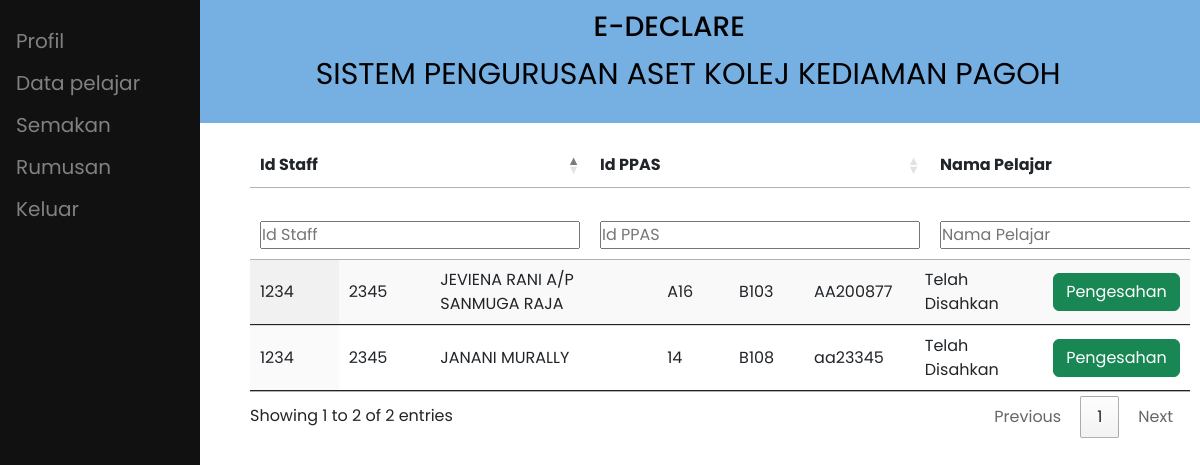
Screenshot of /ppas/penerimaan_ppas.php (signed in) with the database file from the repository.
### tables this page shows
CREATE TABLE `akuan` (
  `id_akuan` int(10) NOT NULL,
  `no_matrik` varchar(8) NOT NULL,
  `id_staff` int(10) DEFAULT NULL,
  `id_ppas` int(10) DEFAULT NULL,
  `lokasi` varchar(30) NOT NULL,
  `tarikh_akuan` date NOT NULL DEFAULT current_timestamp(),
  `status` varchar(255) NOT NULL DEFAULT '0',
  `tilam_catatan` varchar(50) NOT NULL,
  `tilam_status` varchar(255) NOT NULL,
  `katil_catatan` varchar(50) NOT NULL,
  `katil_status` varchar(255) NOT NULL,
  `almari_catatan` varchar(50) NOT NULL,
  `almari_status` varchar(255) NOT NULL,
  `kerusi_catatan` varchar(50) NOT NULL,
  `kerusi_status` varchar(255) NOT NULL,
  `mbbr_catatan` varchar(50) NOT NULL,
  `mbbr_status` varchar(255) NOT NULL,
  `no_kunci` varchar(255) DEFAULT NULL,
  `jenis_borang` varchar(255) NOT NULL,
  `kkp` varchar(255) NOT NULL,
  `disahkan` int(11) NOT NULL DEFAULT 0
);

CREATE TABLE `pelajar` (
  `no_matrik` varchar(8) NOT NULL,
  `nama_pelajar` varchar(50) NOT NULL,
  `email_pelajar` varchar(100) NOT NULL,
  `kata_laluan_p` varchar(100) NOT NULL,
  `sem_no` int(1) NOT NULL,
  `tahun` int(1) NOT NULL,
  `no_telefon_p` varchar(20) NOT NULL,
  `kkp` varchar(255) DEFAULT NULL,
  `aras` varchar(255) DEFAULT NULL,
  `no_rumah` varchar(255) DEFAULT NULL,
  `blok` varchar(255) DEFAULT NULL,
  `status` int(11) NOT NULL
);

### ppas/penerimaan_ppas.php (the view, shortened to what this page needs)
<?php
require "../conn.php";
$sql = "select KKP from ppas where id_ppas = '$_SESSION[id_ppas]'";
$result = $conn->query($sql);
if ($result->num_rows > 0) {
  while ($row = $result->fetch_assoc()) {
    $ppas_kkp = $row['KKP'];
  }
}
?>
<!DOCTYPE html>
<html lang="en">
<head>
  <link rel="stylesheet" href="../css/style.css">
  <link href='https://unpkg.com/boxicons@2.1.2/css/boxicons.min.css' rel='stylesheet'>
  <link href="https://cdn.jsdelivr.net/npm/bootstrap@5.2.0-beta1/dist/css/bootstrap.min.css" rel="stylesheet">
  <link rel="stylesheet" href="https://cdn.datatables.net/1.12.1/css/jquery.dataTables.min.css">
  <link rel="stylesheet" href="https://cdn.datatables.net/buttons/2.2.3/css/buttons.dataTables.min.css">
  <link rel="stylesheet" href="../css/penerimaan_penyelia.css">
</head>
<body>
  <div class="header">
    <h3>&nbsp;&nbsp;&nbsp;&nbsp;&nbsp;&nbsp;&nbsp;&nbsp;&nbsp;&nbsp;&nbsp;&nbsp;&nbsp;&nbsp;&nbsp;&nbsp;&nbsp;&nbsp;&nbsp;E-DECLARE</h3>
    <p>&nbsp;&nbsp;&nbsp;&nbsp;&nbsp;&nbsp;&nbsp;&nbsp;&nbsp;&nbsp;&nbsp;&nbsp;&nbsp;&nbsp;&nbsp;&nbsp;&nbsp;&nbsp;&nbsp;&nbsp;&nbsp;&nbsp;SISTEM PENGURUSAN ASET KOLEJ KEDIAMAN PAGOH</p>
  </div>
  <?php include 'ppas_sidenav.php' ?>
  <div class="content">
    <table id="example" class="display table" style="width:100%">
      <thead>
        <tr>
          <th>Id Staff</th>
          <th>Id PPAS</th>
          <th>Nama Pelajar</th>
        </tr>
      </thead>
      <tbody>
        <?php
        $sql = "SELECT *, akuan.disahkan as akuansah FROM AKUAN inner join pelajar on akuan.no_matrik = pelajar.no_matrik where akuan.kkp = '$ppas_kkp' and jenis_borang = 'penerimaan' and akuan.status='1'";
        $result = $conn->query($sql);
        if ($result->num_rows > 0) {
          while ($row = $result->fetch_assoc()) {
        ?>
            <tr>
              <td><?php echo $row['id_staff'] ?></td>
              <td><?php echo $row['id_ppas'] ?></td>
              <td><?php echo $row['nama_pelajar'] ?></td>
              <td><?php echo $row['blok'] ?></td>
              <td><?php echo $row['aras'] ?></td>
              <td><?php echo $row['no_matrik'] ?></td>
              <?php
              if ($row['akuansah'] == 0) {
                ?>
                  <td>Belum  Disahkan</td>
                <?php
                }else {
              ?>
                <td>Telah Disahkan</td>
              <?php
              }
              ?>
              <td><a class="btn btn-success w-100" href="viewBorang.php?id=<?php echo $row['id_akuan'] ?>">Pengesahan</a></td>
            </tr>
        <?php
          }
        }
        ?>
      </tbody>
    </table>
  </div>
</body>
</html>

### css/style.css (style rules this page uses)
* { margin: 0; padding: 0; box-sizing: border-box; font-family: "Poppins", sans-serif; }
body { position: relative; min-height: 100vh; width: 100%; overflow: hidden; overflow-y: scroll; }
.content { width: auto; height: 1200px; margin-left: 240px; position: relative; background: #fff; top: 10px; }
td, th { border: 1px solid #999; padding: 20px; }

### css/penerimaan_penyelia.css (style rules this page uses)
.header { padding: 10px; text-align: center; background: #76B0E3; color: black; font-size: 30px; }
.content { padding: 10px; }

### rows the page displays
akuan: id_staff "1234", id_ppas "2345", no_matrik.nama_pelajar "JEVIENA RANI A/P SANMUGA RAJA", no_matrik.blok "A16", no_matrik.aras "B103", no_matrik.no_matrik "AA200877", disahkan "Telah Disahkan"
akuan: id_staff "1234", id_ppas "2345", no_matrik.nama_pelajar "JANANI MURALLY", no_matrik.blok "14", no_matrik.aras "B108", no_matrik.no_matrik "aa23345", disahkan "Telah Disahkan"
